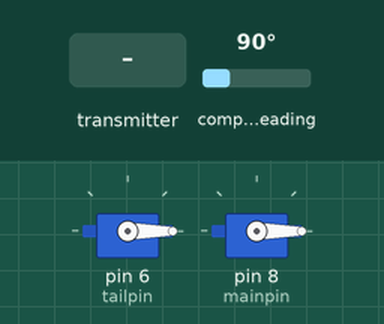
Simulated run of this sketch. Board: Arduino Uno, built with avr-gcc and run on an emulated ATmega328P. On the bench: 2 × servo. Wiring (inferred from the names in the program): AS5600 angle sensor at I2C address 0x36. The test bench sets the inputs (shaded band); at power-on: compass heading 90°.

Above: at 7.2 s.
7.3 s: the transmitter starts sending ch.5 = 1811
At 7.8 s:
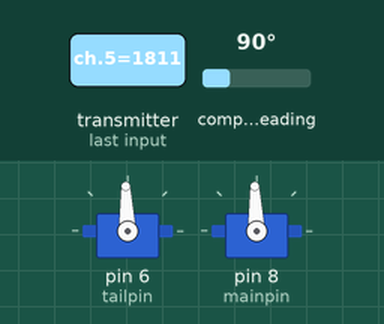
8.8 s: the transmitter starts sending ch.2 = 600
At 9.8 s:
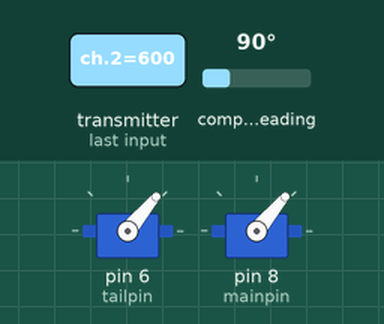
10.3 s: the transmitter starts sending ch.2 = 1811
At 11.2 s:
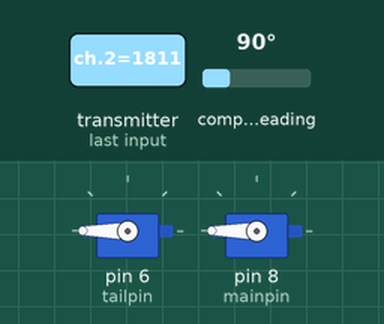
11.8 s: compass heading set to 86°
At 13.0 s:
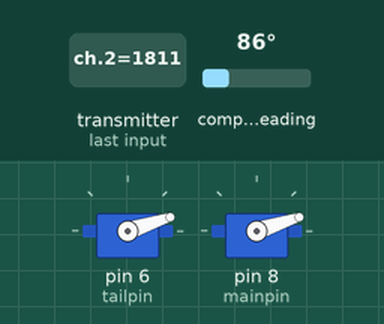
13.3 s: compass heading set to 90°
At 14.4 s:
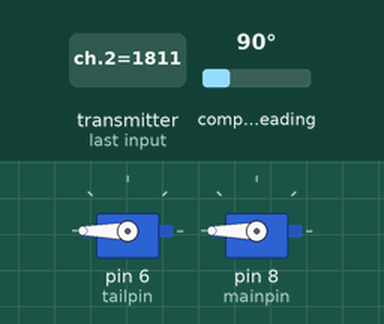
14.8 s: compass heading set to 7°
At 15.5 s:
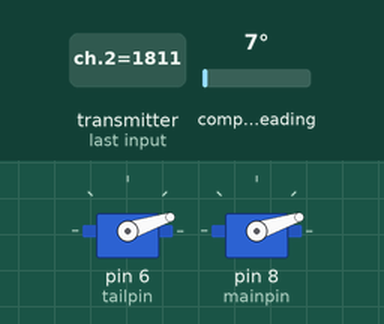
Timing chart, 0 to 17.3 s (numbered marks = the images above; inputs shaded):
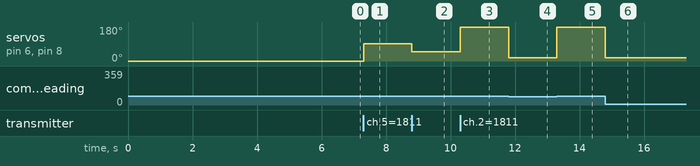

The sketch:

sketch_may5a.ino
```cpp
#include <Servo.h>
#include <Wire.h>
#include "sbus.h"

#define AS5600_ADDR 0x36

bfs::SbusRx sbus_rx(&Serial);
bfs::SbusData data;

bool armed = false;

Servo tail_motor;
const int tailpin = 6;

Servo main_motor;
const int mainpin = 8;

uint16_t readRegister16(uint8_t reg) {
  Wire.beginTransmission(AS5600_ADDR);
  Wire.write(reg);
  Wire.endTransmission();

  Wire.requestFrom(AS5600_ADDR, (uint8_t)2);
  if (Wire.available() < 2) return 0;

  uint16_t high = Wire.read();
  uint16_t low  = Wire.read();
  return (high << 8) | low;
}

void setup() {
  tail_motor.attach(tailpin, 1000, 2000);
  tail_motor.writeMicroseconds(1000);
  delay(3000);

  main_motor.attach(mainpin, 1000, 2000);
  main_motor.writeMicroseconds(1000);
  delay(3000);

  sbus_rx.Begin();

  Wire.begin();
  Wire.setClock(400000);
}

void loop() {
  if (sbus_rx.Read()) {
    data = sbus_rx.data();
  }

  float y_axis = data.ch[1];
  float x_axis = data.ch[0];

  float neutral_x = x_axis - 992;
  float neutral_y = y_axis - 992;

  float angleRad = atan2(neutral_y, neutral_x);
  float angleDeg = -(angleRad * 180.0 / PI);
  if (angleDeg < 0) angleDeg += 360;

  float bound_1 = angleDeg + 90;
  float bound_2 = angleDeg - 90;

  int throttle = map(data.ch[2], 174, 1810, 1026, 2000);

  armed = (data.ch[5] == 1811);

  uint16_t rawAngle = readRegister16(0x0C);
  float deg_angle = rawAngle * 360.0 / 4096.0;

  if (armed) {
    if (deg_angle > min(bound_1, bound_2) && deg_angle < max(bound_1, bound_2)) {
      main_motor.writeMicroseconds(1100);
      tail_motor.writeMicroseconds(1100);
    } else {
      main_motor.writeMicroseconds(throttle);
      tail_motor.writeMicroseconds(throttle);
    }
  } else {
    main_motor.writeMicroseconds(1000);
    tail_motor.writeMicroseconds(1000);
  }
}
```

Measured:
- the behaviour switches between 90 and 89° on compass heading (found by bisection; images 3 and 4)
- after the input at 7.3 s, servo on pin 6 (tailpin), servo on pin 8 (mainpin): 0° → 92° at once
- after the input at 8.8 s, servo on pin 6 (tailpin), servo on pin 8 (mainpin): 92° → 50° at once
- after the input at 10.3 s, servo on pin 6 (tailpin), servo on pin 8 (mainpin): 50° → 180° at once
- after the input at 11.8 s, servo on pin 6 (tailpin), servo on pin 8 (mainpin): 180° → 18° at once
- after the input at 13.3 s, servo on pin 6 (tailpin), servo on pin 8 (mainpin): 18° → 180° at once
- after the input at 14.8 s, servo on pin 6 (tailpin), servo on pin 8 (mainpin): 180° → 18° at once
